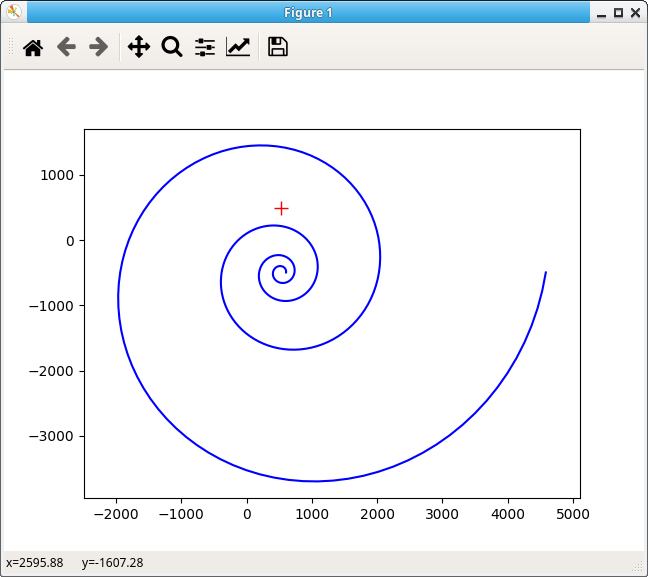

Recreate this plot in Python.
import numpy as np
import matplotlib.pyplot as plt
from pylab import mpl

def plotSpiral(core, fixed, phase=0, circle=4):
    plt.axis("equal")
    plt.plot([core[0]], [core[1]], c='red', marker='+', markersize=10)
    fixed_rad = np.radians(90 + fixed)
    theta = np.linspace(0, circle*2*np.pi, 361) + phase*2*np.pi
    r = fixed_rad*np.exp(theta/np.tan(fixed_rad))
    x = r*np.cos(theta) + core[0]
    y = r*np.sin(theta) - core[1]
    plt.plot(x, y, c='blue')
    plt.show()

plotSpiral( (530,496) , -9, 4, circle=4)
